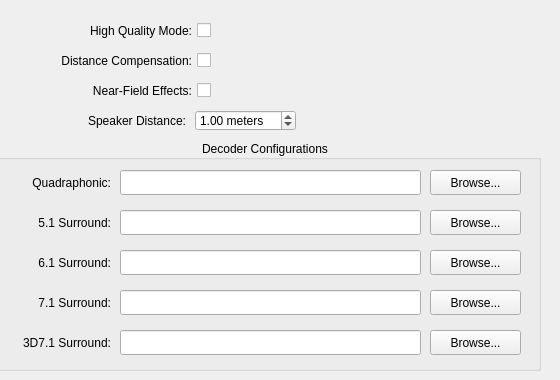
    <widget class="QWidget" name="tab_6">
     <attribute name="title">
      <string>Renderer</string>
     </attribute>
     <widget class="QCheckBox" name="decoderHQModeCheckBox">
      <property name="geometry">
       <rect>
        <x>30</x>
        <y>20</y>
        <width>181</width>
        <height>21</height>
       </rect>
      </property>
      <property name="toolTip">
       <string>Enables high-quality ambisonic rendering. This mode is
capable of frequency-dependent processing, creating a
better reproduction of 3D sound rendering over
surround sound speakers.</string>
      </property>
      <property name="layoutDirection">
       <enum>Qt::RightToLeft</enum>
      </property>
      <property name="text">
       <string>High Quality Mode:</string>
      </property>
      <property name="tristate">
       <bool>true</bool>
      </property>
     </widget>
     <widget class="QCheckBox" name="decoderDistCompCheckBox">
      <property name="geometry">
       <rect>
        <x>30</x>
        <y>50</y>
        <width>181</width>
        <height>21</height>
       </rect>
      </property>
      <property name="toolTip">
       <string>This applies the necessary delays and attenuation
to make the speakers behave as though they are
all equidistant, which is important for proper
playback of 3D sound rendering. Requires the
proper distances to be specified in the decoder
configuration file.</string>
      </property>
      <property name="layoutDirection">
       <enum>Qt::RightToLeft</enum>
      </property>
      <property name="text">
       <string>Distance Compensation:</string>
      </property>
      <property name="tristate">
       <bool>true</bool>
      </property>
     </widget>
     <widget class="QGroupBox" name="groupBox_8">
      <property name="geometry">
       <rect>
        <x>-10</x>
        <y>140</y>
        <width>551</width>
        <height>231</height>
       </rect>
      </property>
      <property name="title">
       <string>Decoder Configurations</string>
      </property>
      <property name="alignment">
       <set>Qt::AlignCenter</set>
      </property>
      <widget class="QLineEdit" name="decoderQuadLineEdit">
       <property name="geometry">
        <rect>
         <x>130</x>
         <y>30</y>
         <width>301</width>
         <height>25</height>
        </rect>
       </property>
      </widget>
      <widget class="QLabel" name="label_25">
       <property name="geometry">
        <rect>
         <x>20</x>
         <y>30</y>
         <width>101</width>
         <height>25</height>
        </rect>
       </property>
       <property name="text">
        <string>Quadraphonic:</string>
       </property>
       <property name="alignment">
        <set>Qt::AlignRight|Qt::AlignTrailing|Qt::AlignVCenter</set>
       </property>
      </widget>
      <widget class="QPushButton" name="decoderQuadButton">
       <property name="geometry">
        <rect>
         <x>440</x>
         <y>30</y>
         <width>91</width>
         <height>25</height>
        </rect>
       </property>
       <property name="text">
        <string>Browse...</string>
       </property>
      </widget>
      <widget class="QLineEdit" name="decoder51LineEdit">
       <property name="geometry">
        <rect>
         <x>130</x>
         <y>70</y>
         <width>301</width>
         <height>25</height>
        </rect>
       </property>
      </widget>
      <widget class="QPushButton" name="decoder51Button">
       <property name="geometry">
        <rect>
         <x>440</x>
         <y>70</y>
         <width>91</width>
         <height>25</height>
        </rect>
       </property>
       <property name="text">
        <string>Browse...</string>
       </property>
      </widget>
      <widget class="QLabel" name="label_26">
       <property name="geometry">
        <rect>
         <x>20</x>
         <y>70</y>
         <width>101</width>
         <height>25</height>
        </rect>
       </property>
       <property name="text">
        <string>5.1 Surround:</string>
       </property>
       <property name="alignment">
        <set>Qt::AlignRight|Qt::AlignTrailing|Qt::AlignVCenter</set>
       </property>
      </widget>
      <widget class="QLabel" name="label_28">
       <property name="geometry">
        <rect>
         <x>20</x>
         <y>110</y>
         <width>101</width>
         <height>25</height>
        </rect>
       </property>
       <property name="text">
        <string>6.1 Surround:</string>
       </property>
       <property name="alignment">
        <set>Qt::AlignRight|Qt::AlignTrailing|Qt::AlignVCenter</set>
       </property>
      </widget>
      <widget class="QLineEdit" name="decoder61LineEdit">
       <property name="geometry">
        <rect>
         <x>130</x>
         <y>110</y>
         <width>301</width>
         <height>25</height>
        </rect>
       </property>
      </widget>
      <widget class="QPushButton" name="decoder61Button">
       <property name="geometry">
        <rect>
         <x>440</x>
         <y>110</y>
         <width>91</width>
         <height>25</height>
        </rect>
       </property>
       <property name="text">
        <string>Browse...</string>
       </property>
      </widget>
      <widget class="QPushButton" name="decoder71Button">
       <property name="geometry">
        <rect>
         <x>440</x>
         <y>150</y>
         <width>91</width>
         <height>25</height>
        </rect>
       </property>
       <property name="text">
        <string>Browse...</string>
       </property>
      </widget>
      <widget class="QLineEdit" name="decoder71LineEdit">
       <property name="geometry">
        <rect>
         <x>130</x>
         <y>150</y>
         <width>301</width>
         <height>25</height>
        </rect>
       </property>
      </widget>
      <widget class="QLabel" name="label_29">
       <property name="geometry">
        <rect>
         <x>20</x>
         <y>150</y>
         <width>101</width>
         <height>25</height>
        </rect>
       </property>
       <property name="text">
        <string>7.1 Surround:</string>
       </property>
       <property name="alignment">
        <set>Qt::AlignRight|Qt::AlignTrailing|Qt::AlignVCenter</set>
       </property>
      </widget>
      <widget class="QLabel" name="label_33">
       <property name="geometry">
        <rect>
         <x>20</x>
         <y>190</y>
         <width>101</width>
         <height>25</height>
        </rect>
       </property>
       <property name="text">
        <string>3D7.1 Surround:</string>
       </property>
       <property name="alignment">
        <set>Qt::AlignRight|Qt::AlignTrailing|Qt::AlignVCenter</set>
       </property>
      </widget>
      <widget class="QLineEdit" name="decoder3D71LineEdit">
       <property name="geometry">
        <rect>
         <x>130</x>
         <y>190</y>
         <width>301</width>
         <height>25</height>
        </rect>
       </property>
      </widget>
      <widget class="QPushButton" name="decoder3D71Button">
       <property name="geometry">
        <rect>
         <x>440</x>
         <y>190</y>
         <width>91</width>
         <height>25</height>
        </rect>
       </property>
       <property name="text">
        <string>Browse...</string>
       </property>
      </widget>
     </widget>
     <widget class="QCheckBox" name="decoderNFEffectsCheckBox">
      <property name="geometry">
       <rect>
        <x>30</x>
        <y>80</y>
        <width>181</width>
        <height>21</height>
       </rect>
      </property>
      <property name="toolTip">
       <string>Simulates and compensates for low-frequency effects
caused by the curvature of nearby sound-waves, which
creates a more realistic perception of sound distance.
Note that the effect may be stronger or weaker than
intended if the application doesn't use or specify an
appropriate unit scale, or if incorrect speaker distances
are set in the decoder configuration file.</string>
      </property>
      <property name="layoutDirection">
       <enum>Qt::RightToLeft</enum>
      </property>
      <property name="text">
       <string>Near-Field Effects:</string>
      </property>
      <property name="tristate">
       <bool>true</bool>
      </property>
     </widget>
     <widget class="QWidget" name="widget_3" native="true">
      <property name="geometry">
       <rect>
        <x>30</x>
        <y>110</y>
        <width>471</width>
        <height>21</height>
       </rect>
      </property>
      <property name="toolTip">
       <string>Specifies the speaker distance in meters, used by the near-field control
filters with surround sound output. For ambisonic output modes, this value
is the basis for the NFC-HOA Reference Delay parameter (calculated as
delay_seconds = speaker_dist/343.3). This value is not used when a decoder
configuration is set for the output mode (since they specify the per-speaker
distances, overriding this setting), or when the NFC filters are off.</string>
      </property>
      <widget class="QLabel" name="label_27">
       <property name="geometry">
        <rect>
         <x>45</x>
         <y>0</y>
         <width>111</width>
         <height>21</height>
        </rect>
       </property>
       <property name="text">
        <string>Speaker Distance:</string>
       </property>
       <property name="alignment">
        <set>Qt::AlignRight|Qt::AlignTrailing|Qt::AlignVCenter</set>
       </property>
      </widget>
      <widget class="QDoubleSpinBox" name="decoderSpeakerDistSpinBox">
       <property name="geometry">
        <rect>
         <x>165</x>
         <y>0</y>
         <width>101</width>
         <height>21</height>
        </rect>
       </property>
       <property name="suffix">
        <string> meters</string>
       </property>
       <property name="decimals">
        <number>2</number>
       </property>
       <property name="minimum">
        <double>0.100000000000000</double>
       </property>
       <property name="maximum">
        <double>10.000000000000000</double>
       </property>
       <property name="singleStep">
        <double>0.010000000000000</double>
       </property>
       <property name="value">
        <double>1.000000000000000</double>
       </property>
      </widget>
     </widget>
    </widget>
